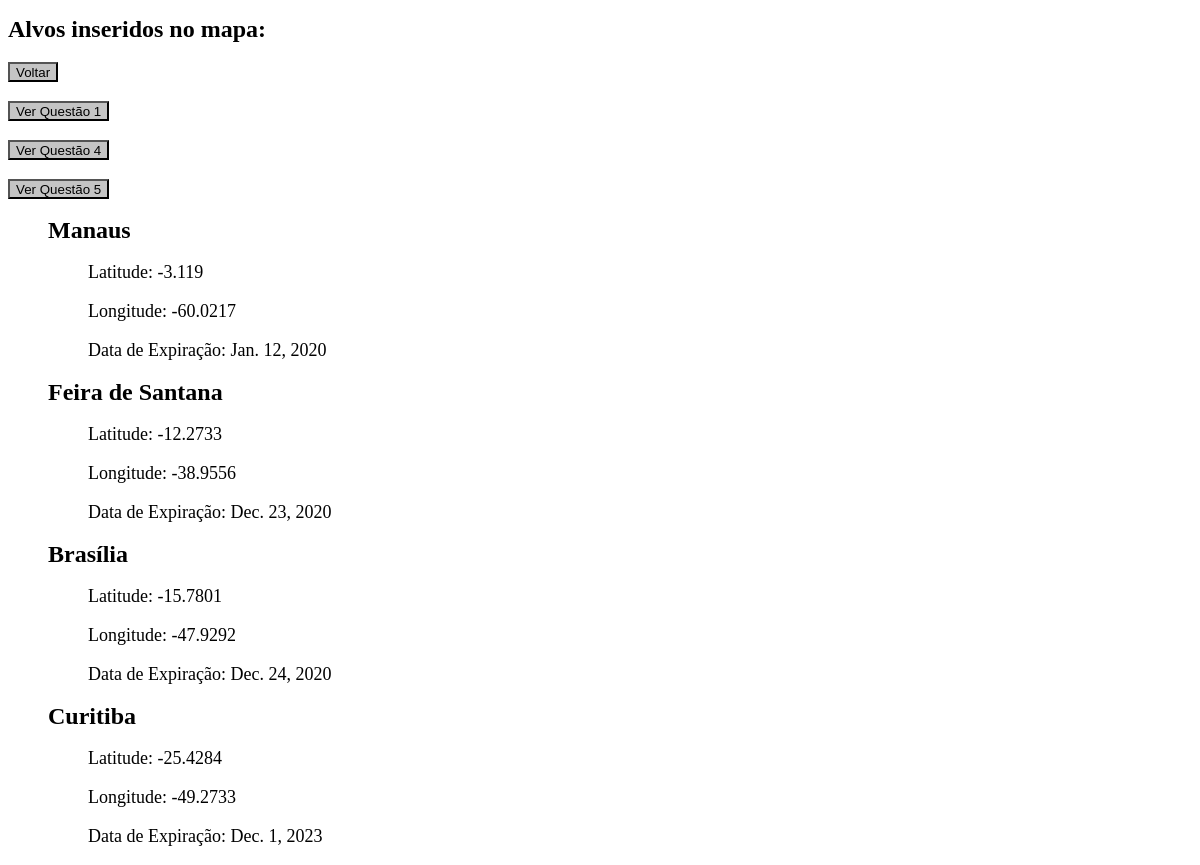
Page /list/ on the committed database.
### app/models.py (models this page shows, shortened)
class Alvo(models.Model):
    nome = models.CharField(max_length=60)
    latitude = models.FloatField()
    longitude = models.FloatField()
    dt_expiracao = models.DateField()

### app/views.py (the view)
# urls.py: path('list/', views.list, name='list'),
def list(request):
    lista = Alvo.objects.all().order_by('dt_expiracao')
    return render(request, 'list.html', {'lista': lista})

### app/templates/list.html (shortened to what this page needs)
{% load static %}
<!DOCTYPE html>
<html lang="en">
<head>
    <link rel="stylesheet" href="{% static 'css/css.css' %}">
</head>
<body>
    <div class="container-fluid">
        <h1>Alvos inseridos no mapa:</h1>
        <p><a href="/"><button class="botao">Voltar</button></a></p>
        <p><a href="questao1"><button class="botao">Ver Questão 1</button></a></p>
        <p><a href="questao4"><button class="botao">Ver Questão 4</button></a></p>
        <p><a href="questao5"><button class="botao">Ver Questão 5</button></a></p>
        <ul>
            {% for alvo in lista %}
                <a href="edit/{{ alvo.id }}" style="text-decoration: none; color: #535151"><h1> {{ alvo.nome }}</h1></a>
                <ul>
                    <p>Latitude: {{ alvo.latitude }}</p>
                    <p>Longitude: {{ alvo.longitude }}</p>
                    <p>Data de Expiração: {{ alvo.dt_expiracao }}</p>
                </ul>
            {% endfor %}
        </ul>
    </div>
</body>
</html>

### app/static/css/css.css (style rules this page uses)
.container-fluid { padding: 0; }
h1 { font-size: 24px; cursor: pointer; text-decoration: none; color: black; }
p { font-size: 18px; }
.botao, .btn-success { padding-bottom: 0; background-color: #c4c4c4; color: black; }

### rows in the picture
Alvo: nome "Manaus", latitude "-3.119", longitude "-60.0217", dt_expiracao "Jan. 12, 2020"
Alvo: nome "Feira de Santana", latitude "-12.2733", longitude "-38.9556", dt_expiracao "Dec. 23, 2020"
Alvo: nome "Brasília", latitude "-15.7801", longitude "-47.9292", dt_expiracao "Dec. 24, 2020"
Alvo: nome "Curitiba", latitude "-25.4284", longitude "-49.2733", dt_expiracao "Dec. 1, 2023"
